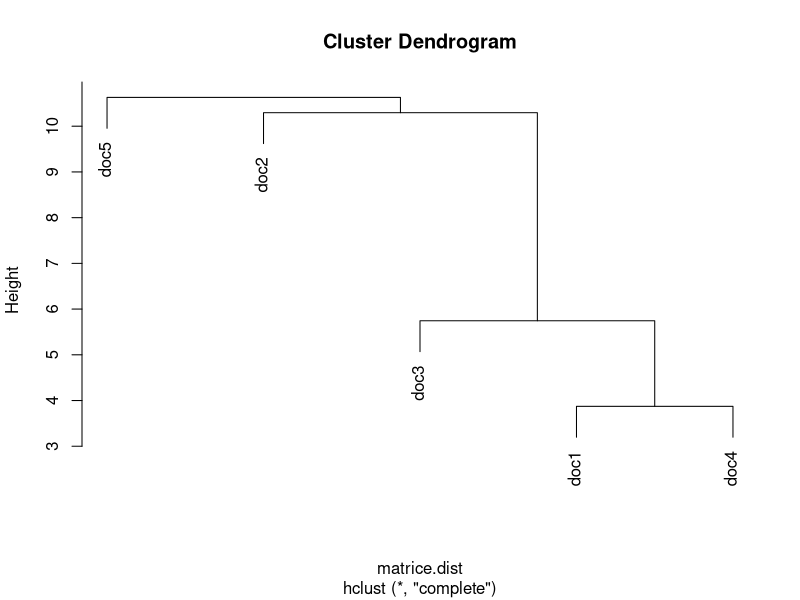

The R script that drew this image:
# creiamo dei vettori con le frequenze delle parole dei nostri documenti
doc1 <- c(6,7,8,4)
doc2 <- c(10,11, 3, 9)
doc3 <- c(9,3,8,5)
doc4 <- c(5,6,6,7)
doc5 <- c(8, 7, 11, 14)

# creiamo una matrice con i nostri vettori
matrice.doc <- rbind(doc1, doc2, doc3, doc4, doc5)

# attribuiamo dei nomi alle colonne (le parole di cui abbiamo misurato la frequenza)
colnames(matrice.doc) <- c("par1", "par2", "par3", "par4")

# visualizziamo la nostra matrice
matrice.doc

dist(matrice.doc)

matrice.dist <- dist(matrice.doc)

matrice.hc <- hclust(matrice.dist)

plot(matrice.hc)
